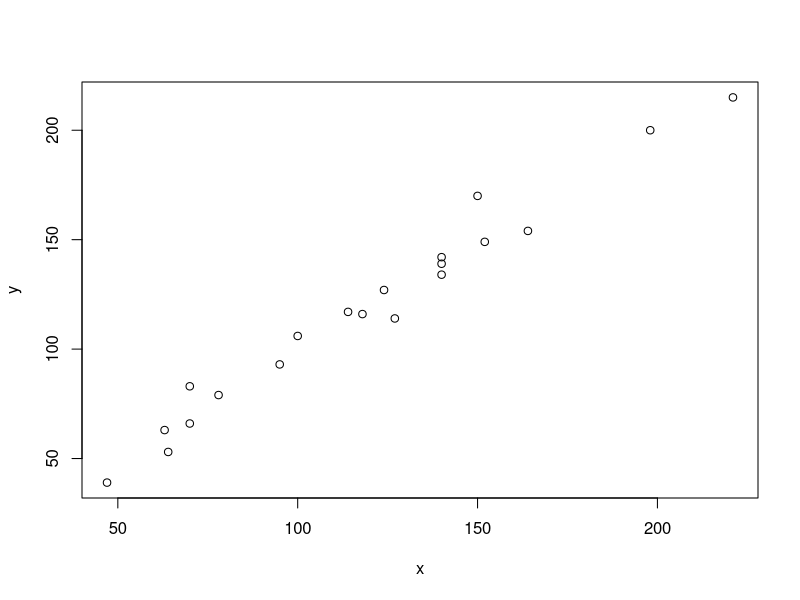
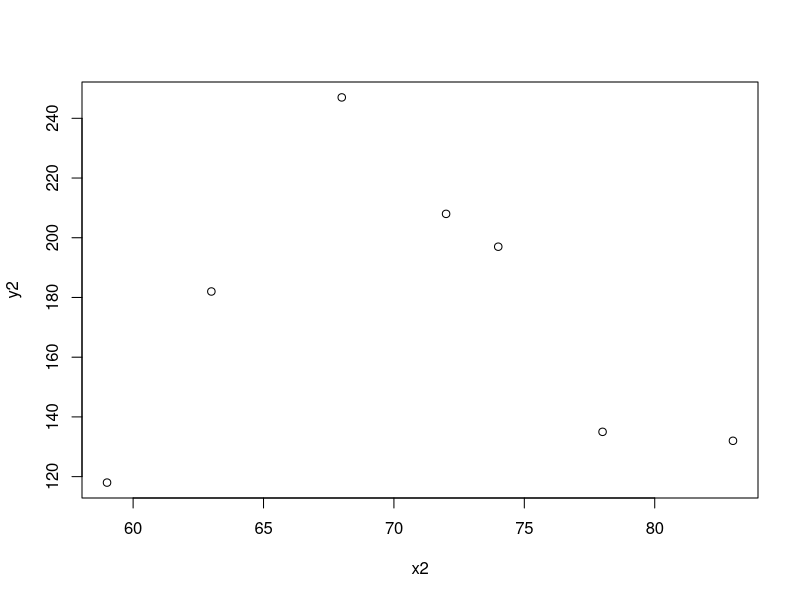
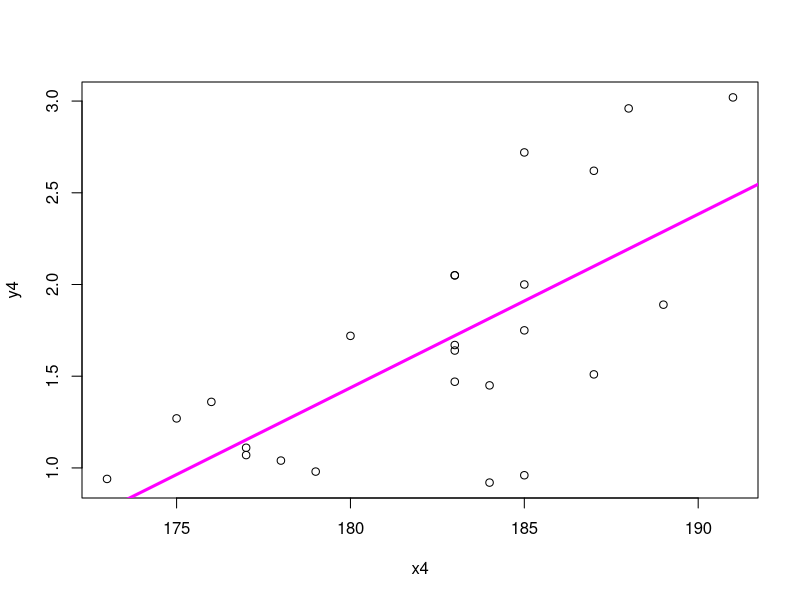

R code for these plots, in order:
#1

x <- c(47,63,64,70,70,78,95,100,114,118,124,127,140,140,140,150,152,164,198,221)
y <- c(39,63,53,66,83,79,93,106,117,116,127,114,134,139,142,170,149,154,200,215)

plot(x, y)

#2
x2 <- c(59,63,68,72,74,78,83)
y2 <- c(118,182,247,208,197,135,132)
plot(x2, y2)

#3
#y = 1,750 + 1.1x.
1750 + 1.1 * 2510
110 * 1.1

#4
x4 <- c(173,175,176,177,177,178,179,180,183,183,183,183,183,184,184,185,185,185,185,187,187,188,189,191)
y4 <- c(0.94,1.27,1.36,1.07,1.11,1.04,0.98,1.72,1.47,1.64,1.67,2.05,2.05,0.92,1.45,0.96,1.75,2.00,2.72,1.51,2.62,2.96,1.89,3.02)

plot(x4, y4)

b1cal <- function(x, y) {
  xbar <- mean(x)
  ybar <- mean(y)
  b1 <- sum((x - xbar)*(y - ybar))/sum((x - xbar)^2)
  
  return(b1)
}

b0cal <- function(x, y, b1) {
  b0 <- (sum(y) - b1*sum(x))/length(x)
  
  return(b0)
}

b1cal(x4, y4)
b0cal(x4, y4, b1cal(x4, y4))

0.09463294 * 185 -15.59676


residual_cal <- function(b0, b1, yi, xi) {
  result <- yi - (b0 + b1 * xi)
  
  return(result)
}
residual_cal(-15.59676, 0.09463294, 185, 0.96)
residual_cal(-15.59676, 0.09463294, 185, 1.75)
residual_cal(-15.59676, 0.09463294, 185, 2)
residual_cal(-15.59676, 0.09463294, 185, 2.72)

?lm

model <- lm(y4 ~ x4)
residuals(model)
?abline

abline(model, col="magenta", lwd=3)

rss <- sum((y4 - predict(model))^2); rss
tss <- sum((y4 - mean(y4))^2); tss

r2 <- 1 - (rss/tss); r2

r2_cal <- function(y, model) {
  rss <- sum((y - predict(model))^2); rss
  tss <- sum((y - mean(y))^2); tss
  
  r2 <- 1 - (rss/tss); r2
  
  return(r2)
}

#5
x5 <- c(112.3,97.0,92.7,86.0,102.0,99.2,95.8,103.5,89.0,86.7)
y5 <- c(74.8,71.2,58.2,48.7,74.4,73.7,67.8,59.7,57.5,48.5)

model5 <- lm(y5 ~ x5)
coefficients(model5)

r2_cal(y5, model5)
cor(x5, y5)
cor(y5, x5)

summary(model5)

#6
x6 <- c(100,125,125,150,150,200,200,250,250,300,300,350,400,400)
y6 <- c(150,140,180,210,190,320,280,400,430,440,390,600,610,670)

model6 <- lm(y6 ~ x6)
rss6 <- sum((y6 - predict(model6))^2)
rss6

tss6 <- sum((y6 - mean(y6))^2); tss6

r2_cal(y6, model6)
